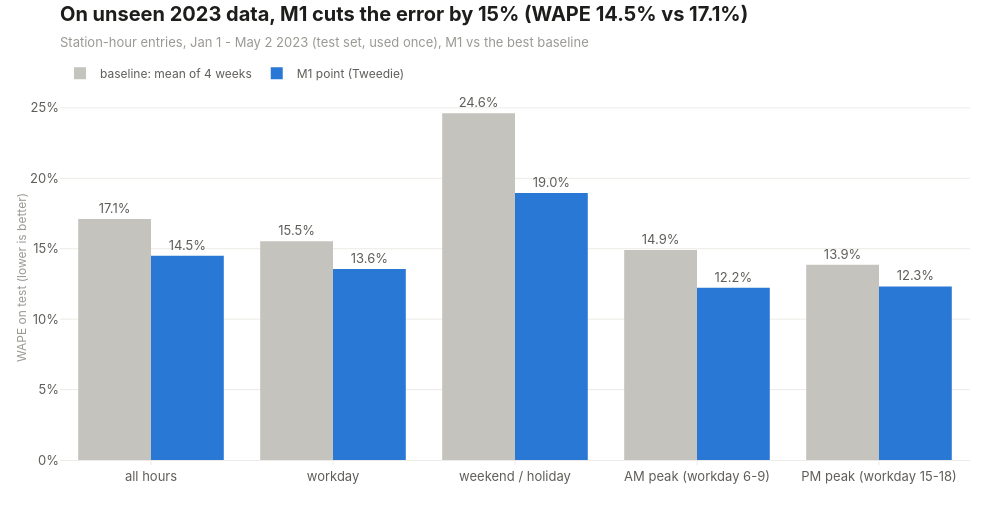

The cell this chart's notebook holds for it:
### Code cell
fig = go.Figure()
segment_names = list(segments)
for model_name, color in [("baseline: mean of 4 weeks", viz.CONTEXT), ("M1 point (Tweedie)", viz.ACCENT)]:
    values = []
    labels = []
    for segment in segment_names:
        value = by_segment.loc[model_name, segment]
        values.append(value)
        labels.append(f"{value:.1f}%")
    fig.add_trace(go.Bar(
        name=model_name, x=segment_names, y=values, marker_color=color,
        text=labels, textposition="outside",
        hovertemplate="%{x}: WAPE %{y:.1f}%<extra>%{fullData.name}</extra>",
    ))

fig.update_layout(barmode="group", hovermode="closest")
fig.update_yaxes(title_text="WAPE on test (lower is better)", ticksuffix="%", rangemode="tozero")

model_wape = test_metrics.loc["M1 point (Tweedie)", "WAPE %"]
baseline_wape = test_metrics.loc["baseline: mean of 4 weeks", "WAPE %"]
improvement = 100 * (baseline_wape - model_wape) / baseline_wape
title = f"On unseen 2023 data, M1 cuts the error by {improvement:.0f}% (WAPE {model_wape:.1f}% vs {baseline_wape:.1f}%)"
subtitle = "Station-hour entries, Jan 1 - May 2 2023 (test set, used once), M1 vs the best baseline"
viz.titled(fig, title, subtitle)
viz.save(fig, "08_test_by_segment")
fig

### Figure 1 — Plotly figure (JSON) as saved in the notebook; plotly's stock layout.template omitted (floating-point values rounded to 4 significant figures)
{"data": [{"hovertemplate": "%{x}: WAPE %{y:.1f}%<extra>%{fullData.name}</extra>", "marker": {"color": "#c4c3bd"}, "name": "baseline: mean of 4 weeks", "text": ["17.1%", "15.5%", "24.6%", "14.9%", "13.9%"], "textposition": "outside", "type": "bar", "x": ["all hours", "workday", "weekend / holiday", "AM peak (workday 6-9)", "PM peak (workday 15-18)"], "y": [17.12, 15.54, 24.62, 14.92, 13.86]}, {"hovertemplate": "%{x}: WAPE %{y:.1f}%<extra>%{fullData.name}</extra>", "marker": {"color": "#2a78d6"}, "name": "M1 point (Tweedie)", "text": ["14.5%", "13.6%", "19.0%", "12.2%", "12.3%"], "textposition": "outside", "type": "bar", "x": ["all hours", "workday", "weekend / holiday", "AM peak (workday 6-9)", "PM peak (workday 15-18)"], "y": [14.5, 13.56, 18.96, 12.22, 12.33]}], "layout": {"barmode": "group", "height": 520, "hovermode": "closest", "title": {"text": "<b>On unseen 2023 data, M1 cuts the error by 15% (WAPE 14.5% vs 17.1%)</b><br><span style='font-size:13px;color:#9a9993'>Station-hour entries, Jan 1 - May 2 2023 (test set, used once), M1 vs the best baseline</span>"}, "width": 1000, "yaxis": {"rangemode": "tozero", "ticksuffix": "%", "title": {"text": "WAPE on test (lower is better)"}}}}
